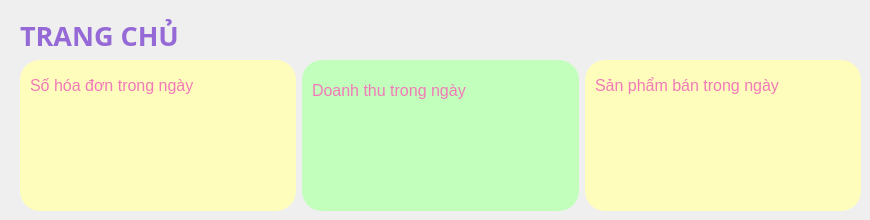
    <widget class="QWidget" name="trangchu">
     <widget class="QLabel" name="label_3">
      <property name="geometry">
       <rect>
        <x>20</x>
        <y>0</y>
        <width>221</width>
        <height>71</height>
       </rect>
      </property>
      <property name="font">
       <font>
        <family>Segoe UI Black</family>
        <pointsize>20</pointsize>
        <weight>75</weight>
        <bold>true</bold>
       </font>
      </property>
      <property name="styleSheet">
       <string notr="true">color: rgb(149, 106, 214);</string>
      </property>
      <property name="text">
       <string>TRANG CHỦ</string>
      </property>
     </widget>
     <widget class="QWidget" name="widget_2" native="true">
      <property name="geometry">
       <rect>
        <x>20</x>
        <y>60</y>
        <width>841</width>
        <height>151</height>
       </rect>
      </property>
      <layout class="QHBoxLayout" name="horizontalLayout_2">
       <item>
        <widget class="QWidget" name="bill_4" native="true">
         <property name="styleSheet">
          <string notr="true">background-color: rgb(255, 253, 188);
color: rgb(255, 239, 178);
   border-radius: 20px; /* Bo góc */;</string>
         </property>
         <widget class="QLabel" name="label_25">
          <property name="geometry">
           <rect>
            <x>10</x>
            <y>0</y>
            <width>211</width>
            <height>51</height>
           </rect>
          </property>
          <property name="font">
           <font>
            <family>Arial</family>
            <pointsize>12</pointsize>
            <weight>10</weight>
            <italic>false</italic>
            <bold>false</bold>
           </font>
          </property>
          <property name="styleSheet">
           <string notr="true">color: rgb(241, 121, 184);
font: 87 12pt &quot;Arial&quot;;
</string>
          </property>
          <property name="text">
           <string>Số hóa đơn trong ngày</string>
          </property>
         </widget>
         <widget class="QLabel" name="label_26">
          <property name="geometry">
           <rect>
            <x>200</x>
            <y>50</y>
            <width>41</width>
            <height>41</height>
           </rect>
          </property>
          <property name="text">
           <string/>
          </property>
          <property name="pixmap">
           <pixmap>../hinhanh/bill1.png</pixmap>
          </property>
          <property name="scaledContents">
           <bool>true</bool>
          </property>
         </widget>
        </widget>
       </item>
       <item>
        <widget class="QWidget" name="dthu_4" native="true">
         <property name="styleSheet">
          <string notr="true">background-color: rgb(195, 255, 188);
 border-radius: 20px; /* Bo góc */;</string>
         </property>
         <widget class="QLabel" name="label_27">
          <property name="geometry">
           <rect>
            <x>10</x>
            <y>10</y>
            <width>241</width>
            <height>41</height>
           </rect>
          </property>
          <property name="font">
           <font>
            <family>Arial</family>
            <pointsize>12</pointsize>
            <weight>10</weight>
            <italic>false</italic>
            <bold>false</bold>
           </font>
          </property>
          <property name="styleSheet">
           <string notr="true">color: rgb(241, 121, 184);
font: 87 12pt &quot;Arial&quot;;

</string>
          </property>
          <property name="text">
           <string>Doanh thu trong ngày</string>
          </property>
         </widget>
         <widget class="QLabel" name="label_28">
          <property name="geometry">
           <rect>
            <x>130</x>
            <y>50</y>
            <width>41</width>
            <height>41</height>
           </rect>
          </property>
          <property name="text">
           <string/>
          </property>
          <property name="pixmap">
           <pixmap>../hinhanh/dthu1.png</pixmap>
          </property>
          <property name="scaledContents">
           <bool>true</bool>
          </property>
         </widget>
        </widget>
       </item>
       <item>
        <widget class="QWidget" name="spham_4" native="true">
         <property name="styleSheet">
          <string notr="true">background-color: rgb(255, 253, 188);
color: rgb(255, 239, 178);
   border-radius: 20px; /* Bo góc */;</string>
         </property>
         <widget class="QLabel" name="label_29">
          <property name="geometry">
           <rect>
            <x>190</x>
            <y>60</y>
            <width>41</width>
            <height>41</height>
           </rect>
          </property>
          <property name="text">
           <string/>
          </property>
          <property name="pixmap">
           <pixmap>../hinhanh/spham.png</pixmap>
          </property>
          <property name="scaledContents">
           <bool>true</bool>
          </property>
         </widget>
         <widget class="QLabel" name="label_30">
          <property name="geometry">
           <rect>
            <x>10</x>
            <y>0</y>
            <width>231</width>
            <height>51</height>
           </rect>
          </property>
          <property name="font">
           <font>
            <family>Arial</family>
            <pointsize>12</pointsize>
            <weight>10</weight>
            <italic>false</italic>
            <bold>false</bold>
           </font>
          </property>
          <property name="styleSheet">
           <string notr="true">color: rgb(241, 121, 184);
font: 87 12pt &quot;Arial&quot;;

</string>
          </property>
          <property name="text">
           <string>Sản phẩm bán trong ngày</string>
          </property>
         </widget>
        </widget>
       </item>
      </layout>
     </widget>
    </widget>
